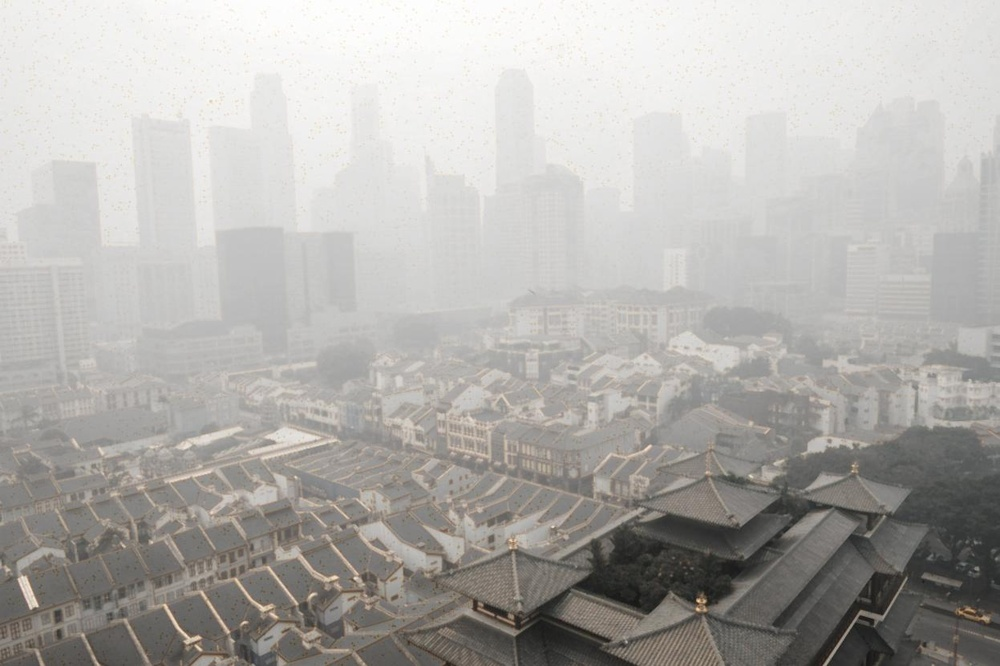
#> input picture result/out_noisy.jpg, 1000 x 666 px, shrunk from 1247 x 830 before the run
$ python add_noise.py --impath ../result/out_noisy.jpg
#> lines starting #> are read from the running program, lines starting #| are printed output that depends on the picture
import numpy as np
import matplotlib.pyplot as plt
import skimage.io
import argparse
from skimage.morphology import opening
from skimage.morphology import closing


parser = argparse.ArgumentParser(
    description="Add the noise to the input image.")
parser.add_argument("-i", "--impath", type=str, required=True,
                    help="input image path")
parser.add_argument("--t", type=str, default='gauss',
                    help="The type of noise.")
parser.add_argument("-o", "--out", type=str, default="../result/out_noisy.jpg",
                    help="output image path (default: ../result/out_noisy.jpg)")


def show_img(title, img, cmap=None):
    plt.figure()
    plt.title(title)
    if cmap:
        plt.imshow(img, cmap=cmap)
    else:
        plt.imshow(img)


def noisy(image, noise_typ):
    if noise_typ == "gauss":
        row, col, ch = image.shape
        mean = 500
        var = 50
        sigma = var**0.5
        gauss = np.random.normal(mean, sigma, (row, col, ch))
        gauss = np.abs(gauss.reshape(row, col, ch))
        noisy = image + gauss
        return noisy
    elif noise_typ == "s&p":
        row, col, ch = image.shape
        s_vs_p = 0.5
        amount = 0.004
        out = np.copy(image)
        # Salt mode
        num_salt = np.ceil(amount * image.size * s_vs_p)
        coords = [np.random.randint(0, i - 1, int(num_salt))
                  for i in image.shape]
        out[coords] = 1

        # Pepper mode
        num_pepper = np.ceil(amount * image.size * (1. - s_vs_p))
        coords = [np.random.randint(0, i - 1, int(num_pepper))
                  for i in image.shape]
        out[coords] = 0
        return out
    '''
    elif noise_typ == "poisson":
        vals = len(np.unique(image))
        vals = 2 ** np.ceil(np.log2(vals))
        noisy = np.random.poisson(image * vals) / float(vals)
        return noisy
    elif noise_typ == "speckle":
        row, col, ch = image.shape
        gauss = np.random.randn(row, col, ch)
        gauss = gauss.reshape(row, col, ch)
        noisy = image + image * gauss
        return noisy
    '''

if __name__ == '__main__':
    noise_type = ['gauss', 's&p']
    args = parser.parse_args()
    if args.t not in noise_type:
        print("There are only {} in noise type.".format(noise_type))
    img = (skimage.io.imread(args.impath).astype(np.float32))
    img_noisy = noisy(img, args.t)
#> in noisy, `noisy = image + gauss`:
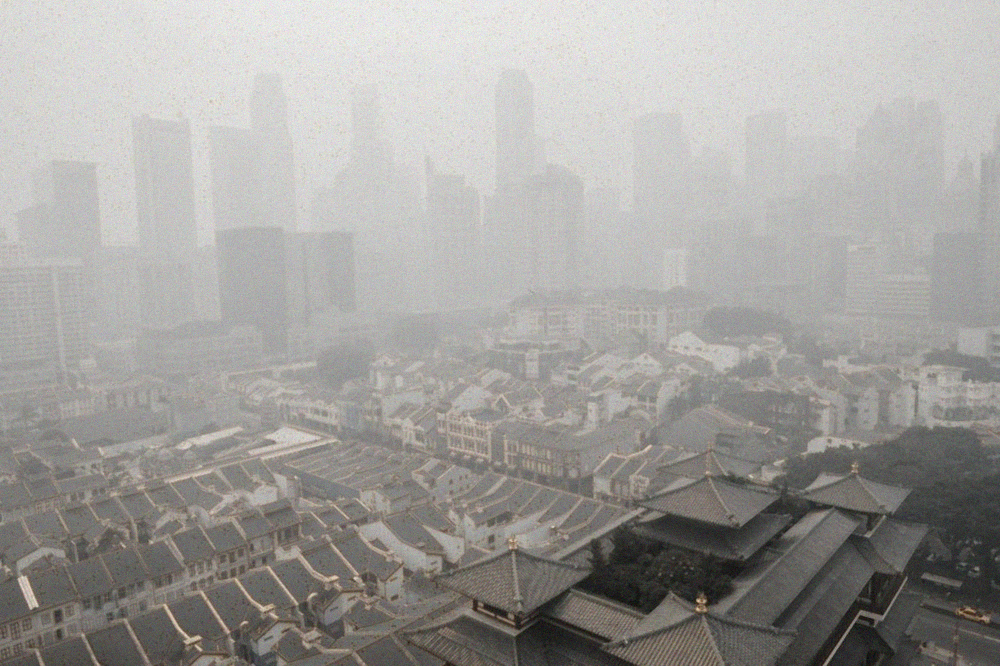
#> noisy: shape (666, 1000, 3) float64; mean R, G, B 677.7, 675.6, 672; drawn with min black and max white
    img_denoisy = img_noisy
    for i in range(100):
        img_denoisy = closing(opening(img_denoisy))

#> (the run stopped early here; a loop or call above may not have finished)
